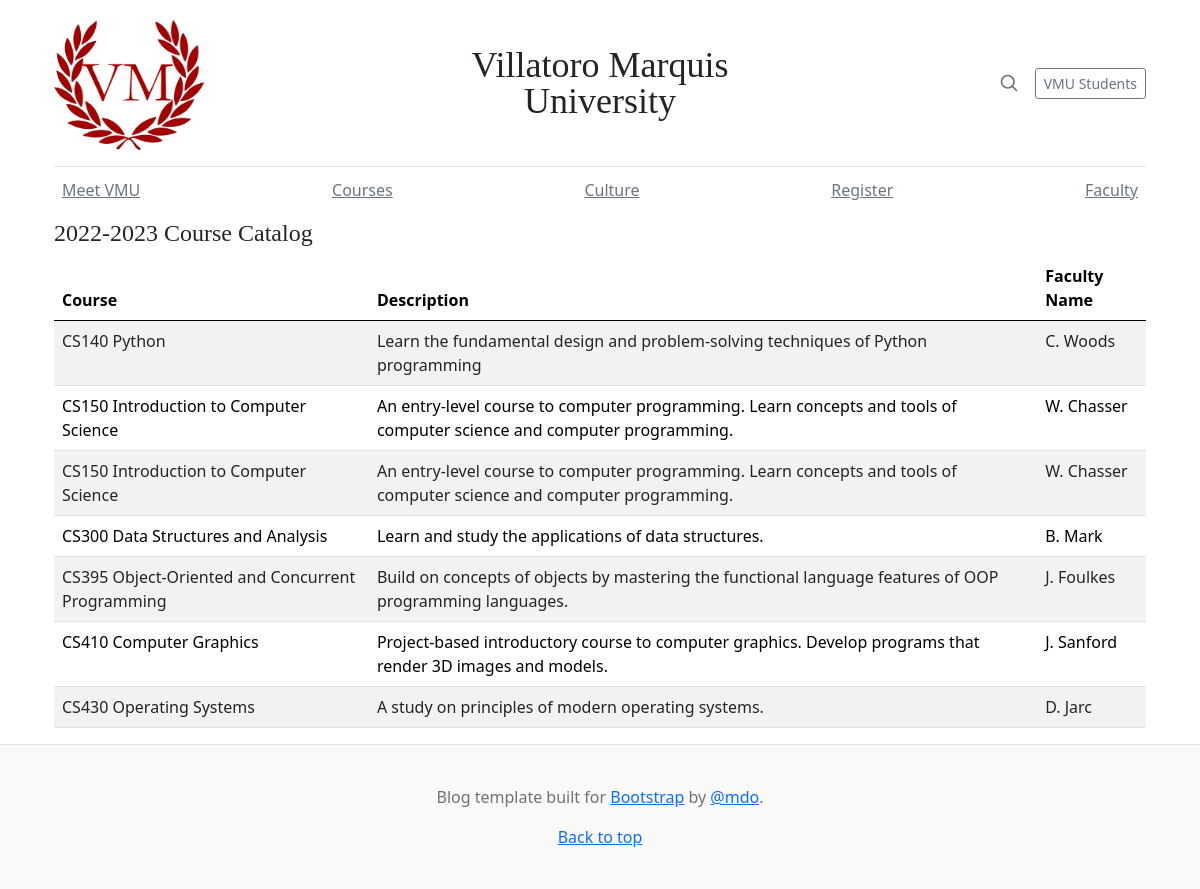
Page /courses/ on the committed database.
### vmuniversity_flask/models.py (models this page shows, shortened)
class Course(db.Model):
    id=db.Column(db.Integer, primary_key=True)
    name=db.Column(db.String(60), unique=False, nullable=False)
    description=db.Column(db.String(250), unique=False, nullable=True)
    professor=db.Column(db.String(30), unique=False, nullable=False)
    date_created=db.Column(db.DateTime, default=datetime.utcnow)

### vmuniversity_flask/VMUniversity.py (the view)
@app.route('/courses/')
def courses():
    courses = Course.query
    return render_template('courses.html', title='Course Page', courses=courses)

### vmuniversity_flask/templates/courses.html (shortened to what this page needs)
{% extends 'index.html' %}
{% block content %}
<h4>{% block title %} 2022-2023 Course Catalog {% endblock %}</h4>
<div>
  <table>
    <table id="Courses" class="table table-striped">
      <thead>
        <tr>
          <th>Course</th>
          <th>Description</th>
          <th>Faculty Name</th>
        </tr>
      </thead>
      <tbody>
        {% for course in courses %}
          <tr>
            <td>{{ course.name }}</td>
            <td>{{ course.description}}</td>
            <td>{{ course.professor}}</td>
          </tr>
        {% endfor %}
      </tbody>
    </table>
{% endblock %}

### vmuniversity_flask/templates/index.html (shortened to what this page needs)
<!doctype html>
<html lang="en">
  <head>
<link href="../assets/dist/css/bootstrap.min.css" rel="stylesheet">
<link href="https://cdn.jsdelivr.net/npm/bootstrap@5.0.2/dist/css/bootstrap.min.css" rel="stylesheet">
  </head>
  <body>
<div class="container">
  <header class="blog-header lh-1 py-3">
    <div class="row flex-nowrap justify-content-between align-items-center">
      <div class="col-4 pt-1">
        <nav>
          <img src="{{url_for('static', filename='logo.jpg')}}"width="150" height="130" align="left" margin="5px" />
          </nav>
      </div>
      <div class="col-4 text-center">
        <a class="blog-header-logo text-dark" href="{{url_for('welcome')}}">Villatoro Marquis University</a>
      </div>
      <div class="col-4 d-flex justify-content-end align-items-center">
        <a class="link-secondary" href="#" aria-label="Search">
          <svg xmlns="http://www.w3.org/2000/svg" width="20" height="20" fill="none" stroke="currentColor" stroke-linecap="round" stroke-linejoin="round" stroke-width="2" class="mx-3" role="img" viewBox="0 0 24 24"><title>Search</title><circle cx="10.5" cy="10.5" r="7.5"/><path d="M21 21l-5.2-5.2"/></svg>
        </a>
        <nav>
        {%if current_user.is_authenticated%}
        <a class="nav-link" href="{{url_for('logout')}}">Log Out</a>
        {%else%}
        <a class="btn btn-sm btn-outline-secondary" href="{{url_for('login')}}">VMU Students</a>
        {%endif%}
        </nav>
      </div>
    </div>
  </header>
  <div class="nav-scroller py-1 mb-2">
    <nav class="nav d-flex justify-content-between">
      <a class="p-2 link-secondary" href="{{url_for('welcome')}}">Meet VMU</a>
      <a class="p-2 link-secondary" href="{{url_for('courses')}}">Courses</a>
      <a class="p-2 link-secondary" href="#">Culture</a>
      {%if not current_user.is_authenticated%}
      <a class="p-2 link-secondary" href="{{url_for('register')}}">Register</a>
      <a class="p-2 link-secondary" href="{{url_for('administration')}}">Faculty</a>
      {%endif%}
    </nav>
  </div>
</div>
<main class="container">
  {% block content %} {% endblock %}
</main>
<footer class="blog-footer">
  <p>Blog template built for <a href="https://getbootstrap.com/">Bootstrap</a> by <a href="https://twitter.com/mdo">@mdo</a>.</p>
  <p>
    <a href="#">Back to top</a>
  </p>
</footer>
  </body>
</html>

### vmuniversity_flask/templates/index.html (style rules this page uses)
a, h2 { color: #a40000; }
.blog-header { border-bottom: 1px solid #e5e5e5; }
.blog-header-logo { font-family: "Playfair Display", Georgia, "Times New Roman", serif; font-size: 2.25rem; text-decoration: none; }
h1, h2, h3, h4, h5, h6 { font-family: "Playfair Display", Georgia, "Times New Roman", serif; }
.blog-footer { padding: 2.5rem 0; color: #727272; text-align: center; background-color: #f9f9f9; border-top: .05rem solid #e5e5e5; }
.blog-footer p:last-child { margin-bottom: 0; }
.nav-scroller { position: relative; z-index: 2; height: 2.75rem; overflow-y: hidden; }
.nav-scroller .nav { display: flex; flex-wrap: nowrap; padding-bottom: 1rem; margin-top: -1px; overflow-x: auto; text-align: center; white-space: nowrap; -webkit-overflow-scrolling: touch; }

### rows in the picture
Course: name "CS140 Python", description "Learn the fundamental design and problem-solving techniques of Python programming", professor "C. Woods"
Course: name "CS150 Introduction to Computer Science", description "An entry-level course to computer programming. Learn concepts and tools of computer science and computer programming.", professor "W. Chasser"
Course: name "CS150 Introduction to Computer Science", description "An entry-level course to computer programming. Learn concepts and tools of computer science and computer programming.", professor "W. Chasser"
Course: name "CS300 Data Structures and Analysis", description "Learn and study the applications of data structures.", professor "B. Mark"
Course: name "CS395 Object-Oriented and Concurrent Programming", description "Build on concepts of objects by mastering the functional language features of OOP programming languages.", professor "J. Foulkes"
Course: name "CS410 Computer Graphics", description "Project-based introductory course to computer graphics. Develop programs that render 3D images and models.", professor "J. Sanford"
Course: name "CS430 Operating Systems", description "A study on principles of modern operating systems.", professor "D. Jarc"
